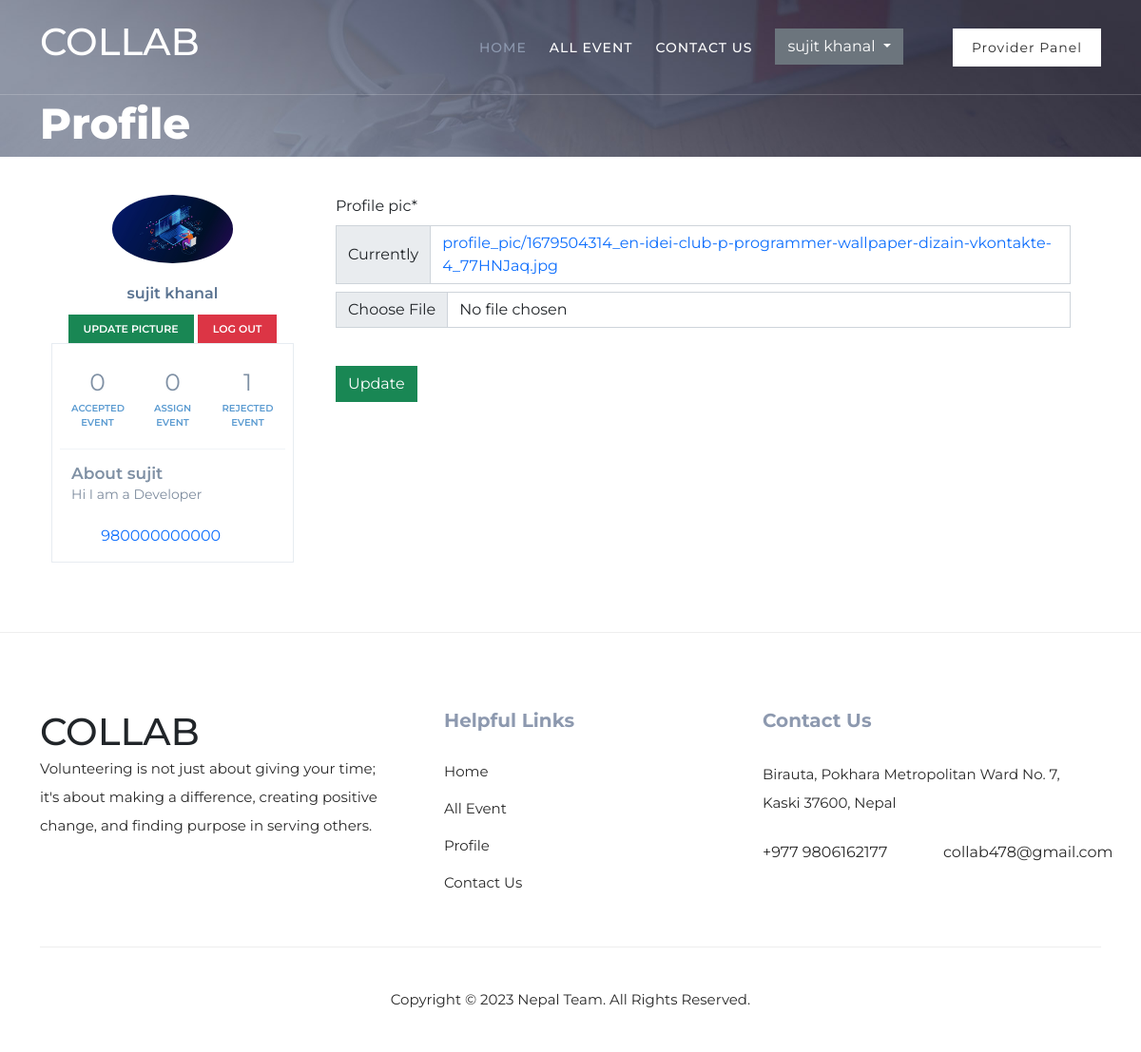
The page /change/profile_pic/ (signed in) on the database its author committed.
### users/models.py (models this page shows, shortened)
class User(AbstractBaseUser, PermissionsMixin):
    first_name = models.CharField(max_length=100, null=True)
    last_name = models.CharField(max_length=100, null=True)
    email = models.EmailField(max_length=254, unique=True)
    bio = models.CharField(max_length=254, null=True, blank=True)
    profile_pic = models.ImageField(default="profile_pic/default.png", upload_to="profile_pic/")
    contact_no = models.IntegerField(default=980000000000)
    skills = TaggableManager()
    is_provider = models.BooleanField(default=False)
    is_volunteer = models.BooleanField(default=False)
    is_staff = models.BooleanField(default=False)
    is_superuser = models.BooleanField(default=False)
    is_active = models.BooleanField(default=True)
    last_login = models.DateTimeField(null=True, blank=True)
    date_joined = models.DateTimeField(auto_now_add=True)
    USERNAME_FIELD = 'email'
    EMAIL_FIELD = 'email'
    REQUIRED_FIELDS = []
    objects = UserManager()

### userprofiles/views.py (the view, shortened to what this page needs)
# urls.py: path('change/profile_pic/', ProfilePictureUpdateView.as_view(), name='profile_pic_update'),
class ProfilePictureUpdateView(LoginRequiredMixin, UpdateView):
    model = User
    form_class = ProfilePictureForm
    template_name = 'profile/profile_pic.html'
    success_url = reverse_lazy('profile_pic_update')
    def get_object(self, queryset=None):
        return self.request.user
    def get_context_data(self,*args, **kwargs):
        context = super(ProfilePictureUpdateView, self).get_context_data(*args,**kwargs)
        context['rejected_event'] = VolunteerRequest.objects.filter(user=self.request.user, rejected=True)
        context['accepted_event'] = VolunteerRequest.objects.filter(user=self.request.user, accepted=True)
        context['assign_event'] = VolunteerAssignment.objects.filter(user=self.request.user)
        return context

### userprofiles/forms.py
class ProfilePictureForm(forms.ModelForm):
    class Meta:
        model = User
        fields = ['profile_pic']

### templates/profile/profile_pic.html (shortened to what this page needs)
{% extends 'base/base.html' %}
{% load static %}
{% load crispy_forms_tags %}
{% block content %}
  <div class="page-heading">
    <div class="container">
      <div class="row">
        <div class="col-lg-8">
          <div class="top-text header-text">
            <h2>Profile</h2>
          </div>
        </div>
      </div>
    </div>
  </div>
  <div class="container">
    <div class="row profile">
      {% include 'profile/sidepanel.html' %}
      <div class="col-md-9">
        <div class="profile-content">
          <form method="post" enctype="multipart/form-data">
            {{ form|crispy }}
            <br>
            <button type="submit" class="btn btn-success">Update</button>
          </form>
        </div>
      </div>
    </div>
  </div>
{% endblock %}

### templates/base/base.html (shortened to what this page needs)
{% load static %}
<!DOCTYPE html>
<html lang="en">
  <head>
    <link href="{% static 'css/bootstrap.min.css' %}" rel="stylesheet">
    <link rel="stylesheet" href="css/fontawesome.css' %}">
    <link rel="stylesheet" href="{% static 'css/styles.css' %}">
    <link rel="stylesheet" href="{% static 'css/animated.css' %}">
    <link rel="stylesheet" href="{% static 'css/owl.css' %}">
  </head>
<body>
  <header class="header-area header-sticky wow slideInDown" data-wow-duration="0.75s" data-wow-delay="0s">
    <div class="container">
      <div class="row">
        <div class="col-12">
          <nav class="main-nav">
            <a href="/" class="logo">
              <h1>COLLAB</h1>
            </a>
            <ul class="nav">
              <li><a href="/" class="active">Home</a></li>
              <li><a href="/event/list/">All Event</a></li>
              <li><a href="/contact/form/">Contact Us</a></li>
              {% if request.user.is_authenticated %}
                <li>
                    <div class="dropdown">
                        <button class="btn btn-secondary dropdown-toggle" type="button" id="dropdownMenuButton1" data-bs-toggle="dropdown" aria-expanded="false">
                            {{request.user.first_name}} {{request.user.last_name}}
                        </button>
                    </div>
                </li>
                {% if request.user.is_provider %}
                <li><div class="main-white-button"><a href="/event/provider/event/list/">Provider Panel</a></div></li>
                {% endif %}
                {% else %}
                <li><div class="main-white-button"><a href="/accounts/login/">Login</a></div></li>
            {% endif %}
            </ul>
          </nav>
        </div>
      </div>
    </div>
  </header>
{% block content %}
{%endblock %}
  <footer>
    <div class="container">
      <div class="row">
        <div class="col-lg-4">
          <div class="about">
            <div class="logo">
             <h1>COLLAB</h1>
            </div>
            <p>Volunteering is not just about giving your time; it's about making a difference, creating positive change, and finding purpose in serving others.</p>
          </div>
        </div>
        <div class="col-lg-4">
          <div class="helpful-links">
            <h4>Helpful Links</h4>
            <div class="row">
              <div class="col-lg-6 col-sm-6">
                <ul>
                  <li><a href="/">Home</a></li>
                  <li><a href="/event/list/">All Event</a></li>
                  {% if request.user.is_authenticated %}
                    <li><a href="/profile/">Profile</a></li>
                  {% endif %}
                  <li><a href="/contact/form/">Contact Us</a></li>
                </ul>
              </div>
            </div>
          </div>
        </div>
        <div class="col-lg-4">
          <div class="contact-us">
            <h4>Contact Us</h4>
            <p>Birauta, Pokhara Metropolitan Ward No. 7, Kaski 37600, Nepal</p>
            <div class="row">
              <div class="col-lg-6">
                <a href="#">+977 9806162177</a>
              </div>
              <div class="col-lg-6">
                <a href="#">collab478@gmail.com</a>
              </div>
            </div>
          </div>
        </div>
        <div class="col-lg-12">
          <div class="sub-footer">
            <p>Copyright © 2023 Nepal Team. All Rights Reserved.
          </div>
        </div>
      </div>
    </div>
  </footer>
</body>
</html>

### templates/profile/sidepanel.html (shortened to what this page needs)
<div class="col-md-3">
    <div class="profile-sidebar">
      <div class="profile-userpic">
        <center>
          <img src="{{ request.user.profile_pic.url }}" class="img-responsive" alt="" />
        </center>
      </div>
      <div class="profile-usertitle">
        <div class="profile-usertitle-name">{{ request.user.first_name }} {{ request.user.last_name }}</div>
      </div>
      <div class="profile-userbuttons">
        <a href="/change/profile_pic/"><button type="button" class="btn btn-success btn-sm">Update Picture</button></a>
        <a href="/accounts/logout/"><button type="button" class="btn btn-danger btn-sm">Log Out</button></a>
      </div>
      <div class="portlet light bordered">
        <div class="row list-separated profile-stat">
          <div class="col-md-4 col-sm-4 col-xs-6">
            <div class="uppercase profile-stat-title">{{ accepted_event.count }}</div>
            <div class="uppercase profile-stat-text">Accepted Event</div>
          </div>
          <div class="col-md-4 col-sm-4 col-xs-6">
            <div class="uppercase profile-stat-title">{{ assign_event.count }}</div>
            <div class="uppercase profile-stat-text">Assign Event</div>
          </div>
          <div class="col-md-4 col-sm-4 col-xs-6">
            <div class="uppercase profile-stat-title">{{ rejected_event.count }}</div>
            <div class="uppercase profile-stat-text">Rejected Event</div>
          </div>
        </div>
        <div>
          <h4 class="profile-desc-title">About {{ request.user.first_name }}</h4>
          <span class="profile-desc-text">{{ request.user.bio }}</span>
          <div class="margin-top-20 profile-desc-link">
            <a href="#">{{ request.user.contact_no }}</a>
          </div>
        </div>
      </div>
    </div>
  </div>

### rows shown on the page
User: user.first_name "sujit", user.last_name "khanal", user.profile_pic (picture), user.bio "Hi I am a Developer", user.contact_no "980000000000"

### other values the page prints
{{ accepted_event.count }} "0"
{{ assign_event.count }} "0"
{{ rejected_event.count }} "1"
